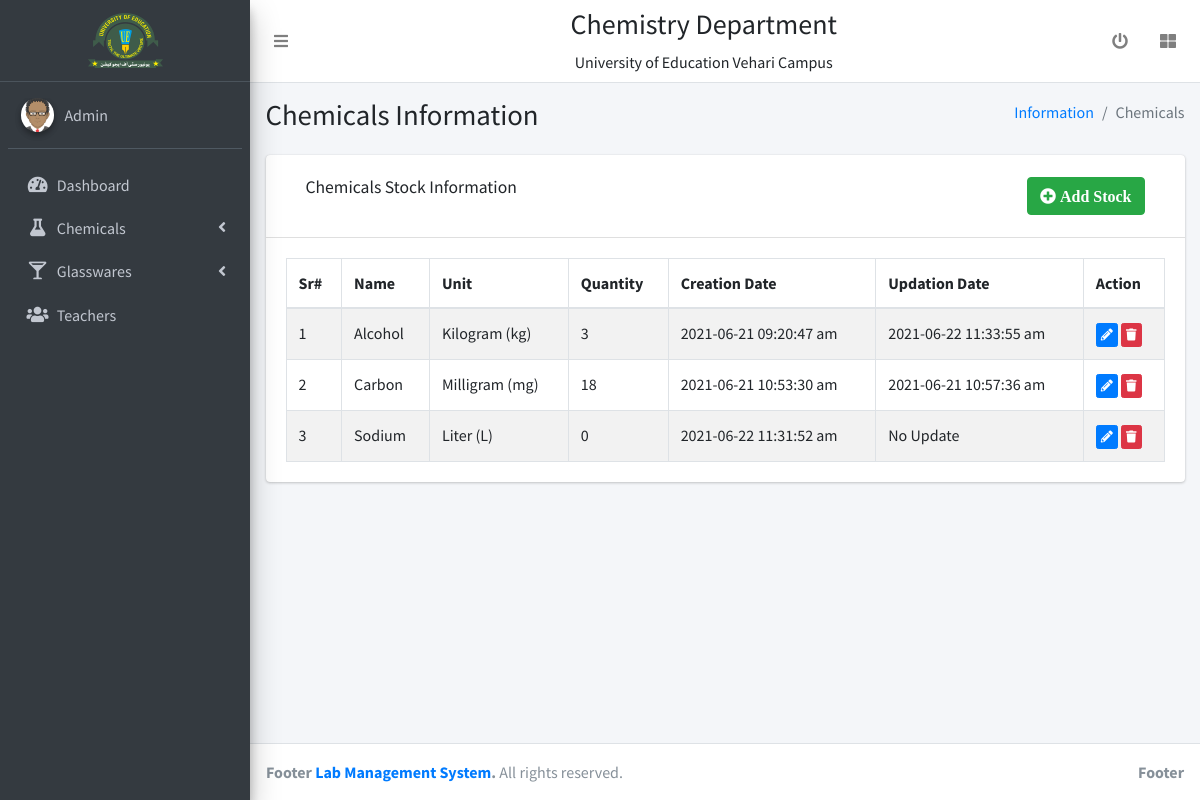
Screenshot of /stock-chemical.php (signed in) with the database file from the repository.
### tables this page shows
CREATE TABLE `chemical_stock` (
  `id` int(11) NOT NULL,
  `chemical_id` int(11) NOT NULL,
  `c_stock` int(11) NOT NULL DEFAULT '0',
  `CreationDate` varchar(255) NOT NULL,
  `UpdationDate` varchar(255) NOT NULL
);

CREATE TABLE `chemicals` (
  `c_id` int(11) NOT NULL,
  `c_name` varchar(11) NOT NULL,
  `c_unit` varchar(255) NOT NULL,
  `CreationDate` varchar(255) NOT NULL,
  `UpdationDate` varchar(255) NOT NULL
);

### stock-chemical.php (the view, shortened to what this page needs)
<?php
include 'others/dbconn.php';
 ?>
<?php include 'others/header.php'; ?>
<?php include 'others/sidebar.php'; ?>
  <div class="content-wrapper">
    <section class="content-header">
      <div class="container-fluid">
        <div class="row mb-2">
          <div class="col-sm-6">
            <h1>Chemicals Information</h1>
          </div>
          <div class="col-sm-6">
            <ol class="breadcrumb float-sm-right">
              <li class="breadcrumb-item"><a href="#">Information</a></li>
              <li class="breadcrumb-item active">Chemicals</li>
            </ol>
          </div>
        </div>
      </div>
    </section>
    <section class="content">
      <div class="container-fluid">
        <div class="row">
          <div class="col-12">
            <div class="card">
              <div class="card-header">
                <div class="row" style="padding: 10px 20px;">
                    <div class="col-md-6 col-sm-6 col-6">
                      <h3 class="card-title">Chemicals Stock Information</h3>
                    </div>
                    <div class="col-md-6 col-md-6 col-sm-6 col-6" style="text-align: right;">
                      <button type="button" class="btn btn-success " data-toggle="modal" data-target="#add"><i class="fa fa-plus-circle"> Add Stock</i>
                      </button>
                  </div>
                </div>
              </div>
              <div class="card-body">
                <table id="example1" class="table table-bordered table-striped">
                  <thead>
                  <tr>
                    <th>Sr#</th>
                    <th>Name</th>
                    <th>Unit</th>
                    <th>Quantity</th>
                    <th>Creation Date</th>
                    <th>Updation Date</th>
                    <th>Action</th>
                  </tr>
                  </thead>
                  <tbody>
                    <?php
                    $k=0;
                   $sql1 = "SELECT * FROM chemical_stock";
                    $result1 = $conn->query($sql1);
                   if ($result1->num_rows > 0) {
                     while($row = $result1->fetch_assoc()) {
                    ?>
                  <tr id="<?php echo $row['id'];?>">
                    <td><?php echo ++$k; ?></td>
                    <td data-target="cname"><?php
                    $chid=$row['chemical_id'];
                    $sql2 = "SELECT * FROM chemicals WHERE c_id='$chid'";
                     $result2 = $conn->query($sql2);
                     $row2 = $result2->fetch_assoc();
                     echo $row2['c_name'];
                  ?></td>
                  <td data-target="cunit"><?php echo $row2['c_unit']; ?></td>
                    <td data-target="cstock"><?php echo $row['c_stock']; ?></td>
                    <td>
                      <?php if ($row['CreationDate']!='') {
                      echo $row['CreationDate'];
                    } else {
                      echo "Stock Not Added Yet (New Item)";
                    }
                     ?></td>
                    <td><?php if ($row['UpdationDate']!='') {
                      echo $row['UpdationDate'];
                    } else {
                      echo "No Update";
                    }
                     ?></td>
                    <td><a class="btn btn-primary btn-xs" data-toggle="modal" data-target="#edit" data-role="edit" data-id="<?php echo $row["id"];?>" title="Edit"><i class="fa fa-pencil-alt"></i></a> <a  class="btn btn-danger btn-xs" data-toggle="modal" data-target="#delete" data-role="delete" data-id="<?php echo $row["id"];?>" title="Delete" ><i class="fa fa-trash"></i></a>
                    </td>
                  </tr>
                   <?php } } else { ?>
                    <tr>
                      <th colspan="6">No Record Exists!!!!</th>
                    </tr>
                     <?php } ?>
                  </tbody>
                </table>
              </div>
            </div>
          </div>
        </div>
      </div>
    </section>
  </div>
  <?php include 'others/footer.php'; ?>

### rows the page displays
chemical_stock: chemical.c_name "Alcohol", chemical.c_unit "Kilogram (kg)", c_stock "3", CreationDate "2021-06-21 09:20:47 am", UpdationDate "2021-06-22 11:33:55 am"
chemical_stock: chemical.c_name "Carbon", chemical.c_unit "Milligram (mg)", c_stock "18", CreationDate "2021-06-21 10:53:30 am", UpdationDate "2021-06-21 10:57:36 am"
chemical_stock: chemical.c_name "Sodium", chemical.c_unit "Liter (L)", c_stock "0", CreationDate "2021-06-22 11:31:52 am", UpdationDate "No Update"
